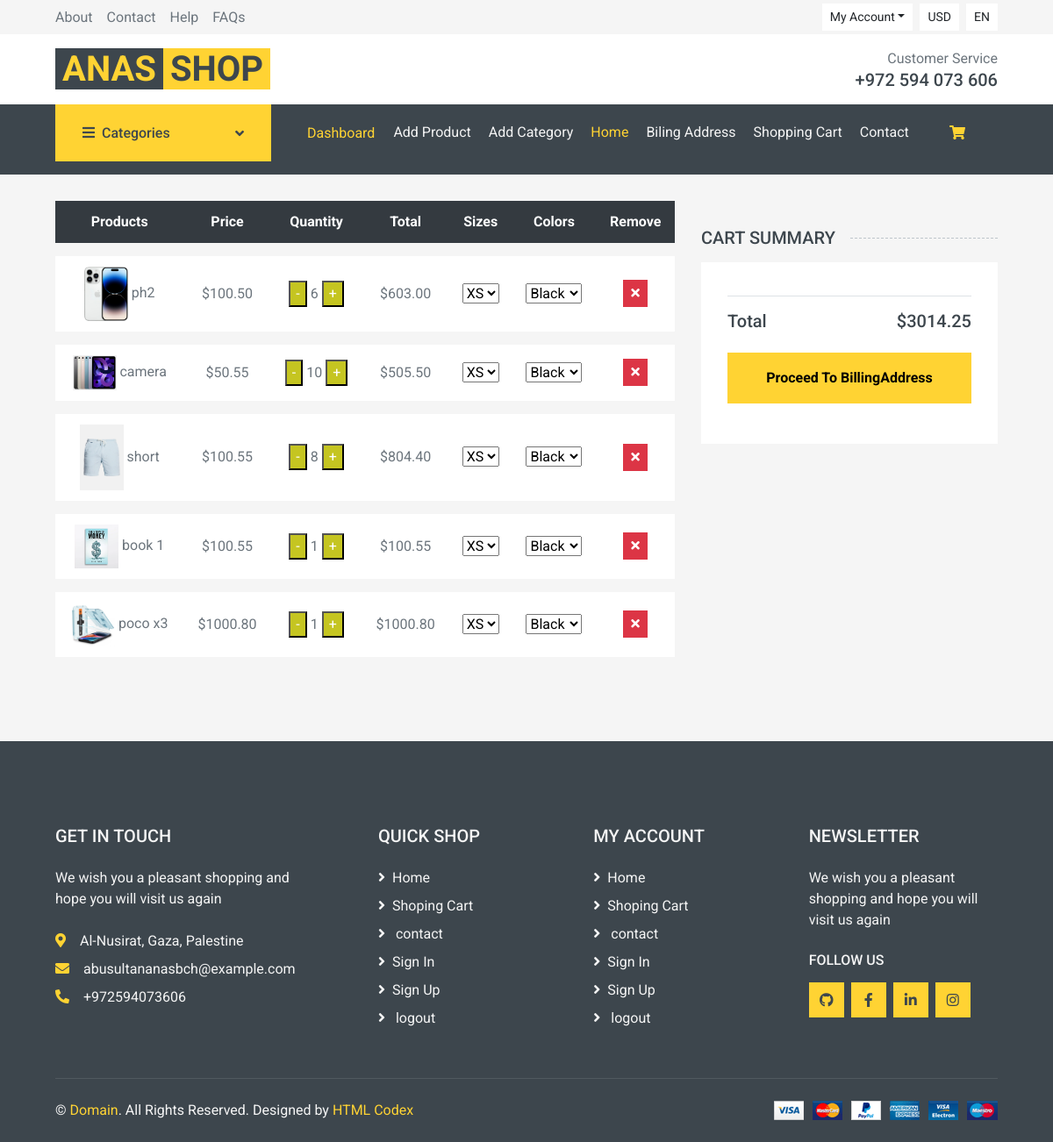
The page /cart/ (signed in) on the database as committed earlier.
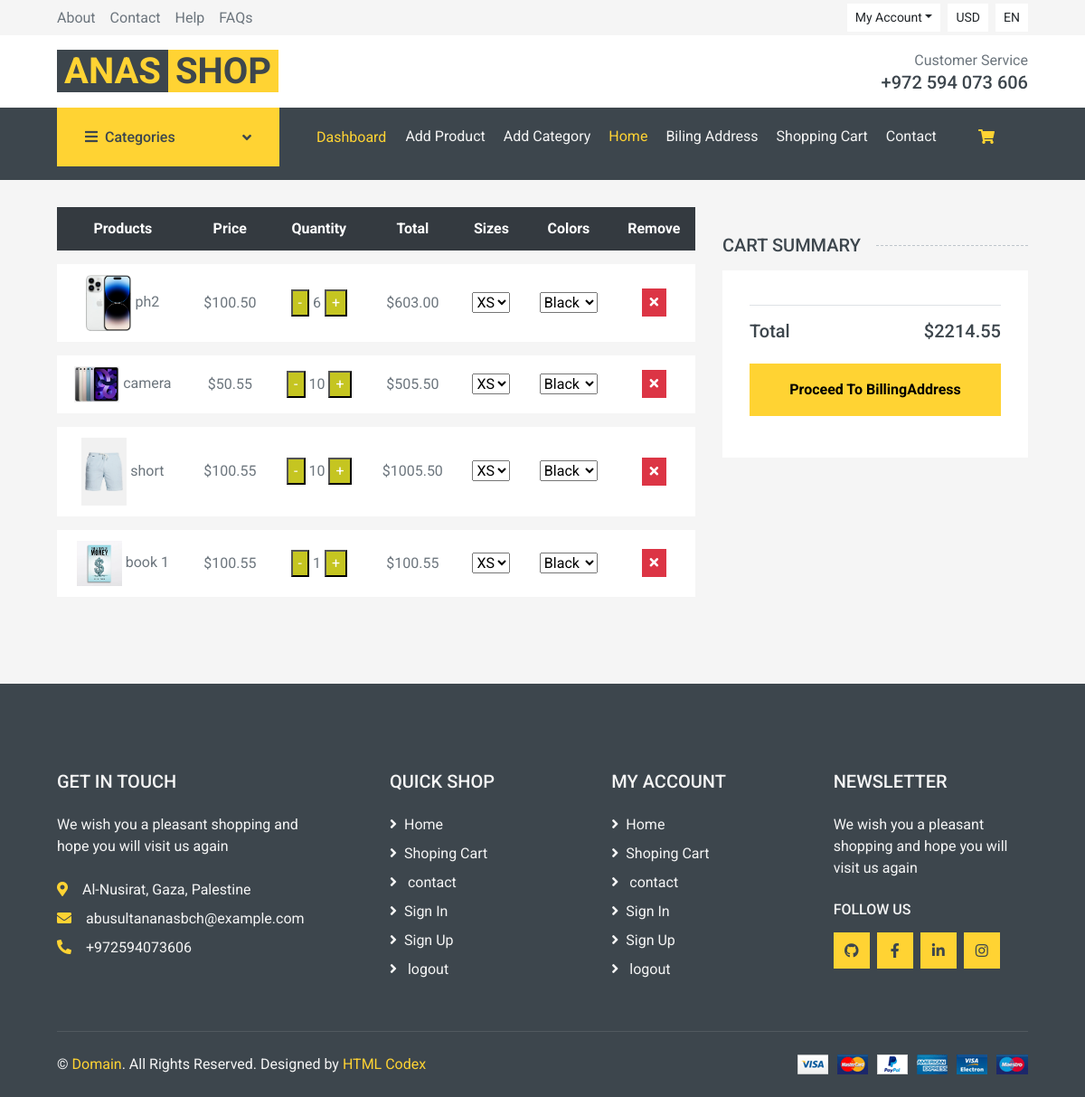
The same page on the database as committed later.
### app1/models.py (models this page shows, shortened)
class CartItem(models.Model):
    SIZE_CHOICES = [
        ('XS', 'XS'),
        ('S', 'S'),
        ('M', 'M'),
        ('L', 'L'),
        ('XL', 'XL'),
    ]
    COLOR_CHOICES = [
        ('Black', 'Black'),
        ('White', 'White'),
        ('Red', 'Red'),
        ('Blue', 'Blue'),
        ('Green', 'Green'),
    ]
    product = models.ForeignKey(Product, on_delete=models.CASCADE)
    user = models.ForeignKey(User, on_delete=models.CASCADE)
    quantity = models.PositiveIntegerField(default=1)
    total_price_one_product = models.DecimalField(max_digits=9, decimal_places=2, default=0.00)
    size = models.CharField(max_length=10, choices=SIZE_CHOICES, default="no_size")
    color = models.CharField(max_length=10, choices=COLOR_CHOICES, default="no_color")

class Product(models.Model):
    name = models.CharField(max_length=40)
    price = models.DecimalField(max_digits=9, decimal_places=2)
    image = models.ImageField(upload_to='products_images/')
    category = models.ForeignKey(Category,on_delete=models.CASCADE)
    last_price = models.DecimalField(max_digits=9,decimal_places=2,default=0.00)
    rating_range = models.PositiveIntegerField(default=3)
    description = models.TextField(max_length=4000,default="test Description")
    quantity_sold = models.PositiveIntegerField(default=0)

### app1/views.py (the view)
# urls.py: path('cart/',views.view_cart,name="cart_view"),
@login_required
def view_cart(request):
    cart_items = CartItem.objects.filter(user=request.user)
    categories = Category.objects.all()
    for cart_item in cart_items:
        cart_item.total_price_one_product = cart_item.product.price * cart_item.quantity
    total = sum(cartitem.product.price * cartitem.quantity for cartitem in cart_items)
    return render(request, 'cart.html', {'cart_items': cart_items, 'categories': categories,'total': total})

### app1/templates/cart.html (shortened to what the changed rows need)
{% extends 'base.html' %}
{% block content %}
<div class="container-fluid">
    <div class="row px-xl-5">
        <div class="col-lg-8 table-responsive mb-5">
            <table class="table table-light table-borderless table-hover text-center mb-0">
                <thead class="thead-dark">
                    <tr>
                        <th>Products</th>
                        <th>Price</th>
                        <th>Quantity</th>
                        <th>Total</th>
                        <th>Sizes</th>
                        <th>Colors</th>
                        <th>Remove</th>
                    </tr>
                </thead>
                <tbody class="align-middle">
                    {% for cart_item in cart_items %}
                        <tr>
                            <td class="align-middle">
                                <img src="{{ cart_item.product.image.url }}" alt="Product Image" style="width: 50px;">
                                {{ cart_item.product.name }}
                            </td>
                            <td class="align-middle">${{ cart_item.product.price }}</td>
                            <td class="align-middle">
                                <form method="POST" action="{% url 'update_quantity' cart_item.id %}">
                                    <button type="submit" name="quantity_change" value="decrement" class="minus-button">-</button>
                                    <span class="quantity-value" data-quantity="{{ cart_item.quantity }}">{{ cart_item.quantity }}</span>
                                    <button type="submit" name="quantity_change" value="increment" class="plus-button">+</button>
                                </form>
                            </td>
                            <td class="align-middle">
                                <span class="quantity-value" data-price="{{ cart_item.product.price }}">${{ cart_item.total_price_one_product }}</span>
                            </td>
                            <td class="align-middle">
                                <form id="sizeForm{{ cart_item.id }}" method="POST" action="{% url 'update_size' cart_item.id %}">
                                    <select name="size" onchange="submitForm('sizeForm{{ cart_item.id }}')">
                                        {% for size_choice in cart_item.SIZE_CHOICES %}
                                            <option value="{{ size_choice.0 }}" {% if cart_item.size == size_choice.0 %}selected{% endif %}>
                                                {{ size_choice.1 }}
                                            </option>
                                        {% endfor %}
                                    </select>
                                </form>
                            </td>
                            <td class="align-middle">
                                <form id="colorForm{{ cart_item.id }}" method="POST" action="{% url 'update_color' cart_item.id %}">
                                    <select name="color" onchange="submitForm('colorForm{{ cart_item.id }}')">
                                        {% for color_choice in cart_item.COLOR_CHOICES %}
                                            <option value="{{ color_choice.0 }}" {% if cart_item.color == color_choice.0 %}selected{% endif %}>
                                                {{ color_choice.1 }}
                                            </option>
                                        {% endfor %}
                                    </select>
                                </form>
                            </td>
<td class="align-middle">
    <a href="{% url 'cancel_from_cart' product_id=cart_item.product.id %}">
        <button class="btn btn-sm btn-danger">
            <i class="fa fa-times"></i>
        </button>
    </a>
</td>
                        </tr>
                    {% endfor %}
                </tbody>
            </table>
        </div>
        <div class="col-lg-4">
            <div class="bg-light p-30 mb-5">
                <div class="pt-2">
                    <div class="d-flex justify-content-between mt-2">
                        <h5>Total</h5>
                        <h5>${{ total }}</h5>
                    </div>
                </div>
            </div>
        </div>
    </div>
</div>
{% endblock %}

Rows that differ between the two databases and show on the page:
removed CartItem: product.image (picture), product.name "poco x3", product.price "1000.80", quantity "1", total_price_one_product "1000.80", size "XS", color "Black"
changed CartItem "short": quantity "8" → "10"; total_price_one_product "804.40" → "1005.50"
Other text that changed with them:
{{ total }}: "3014.25" → "2214.55"
